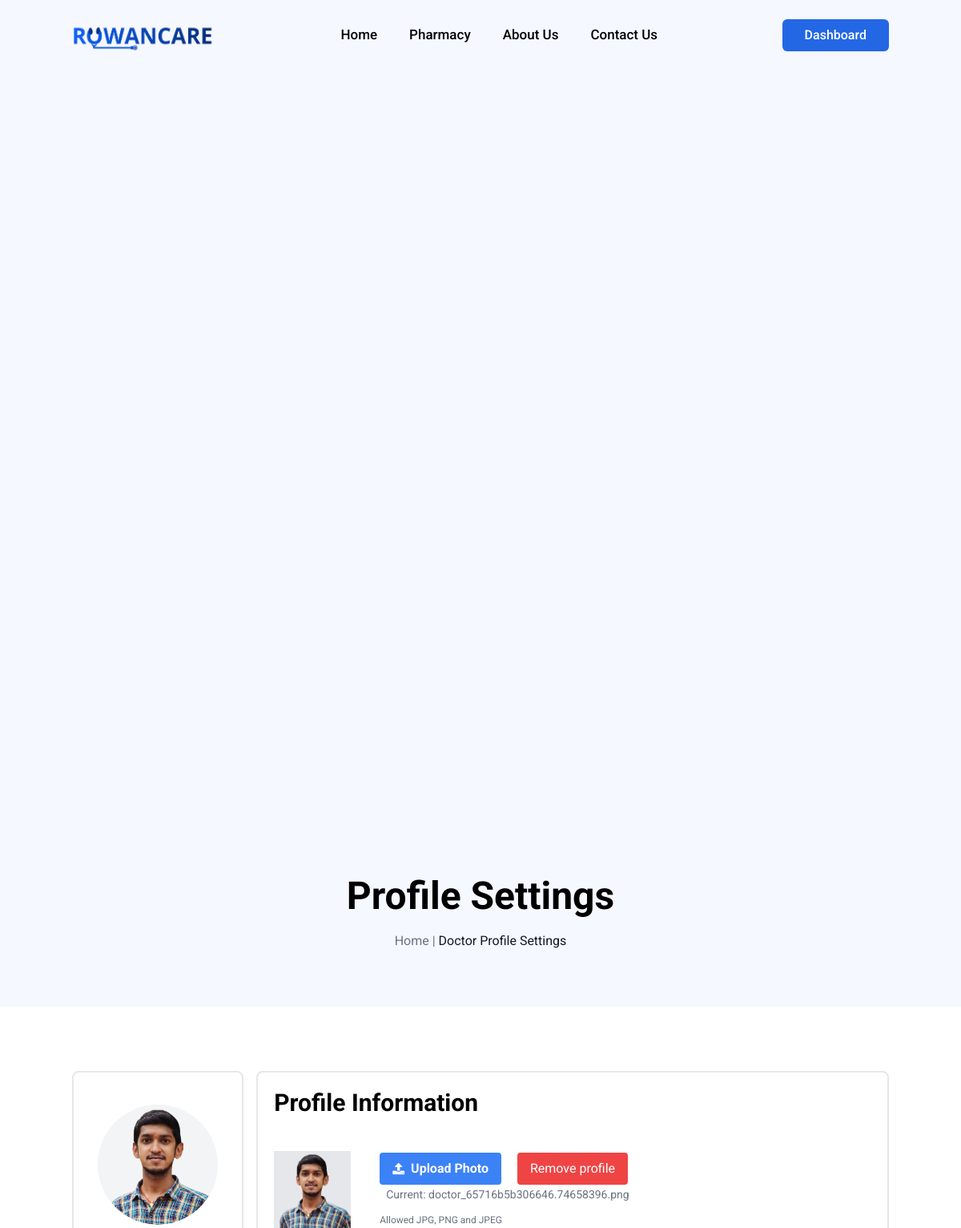
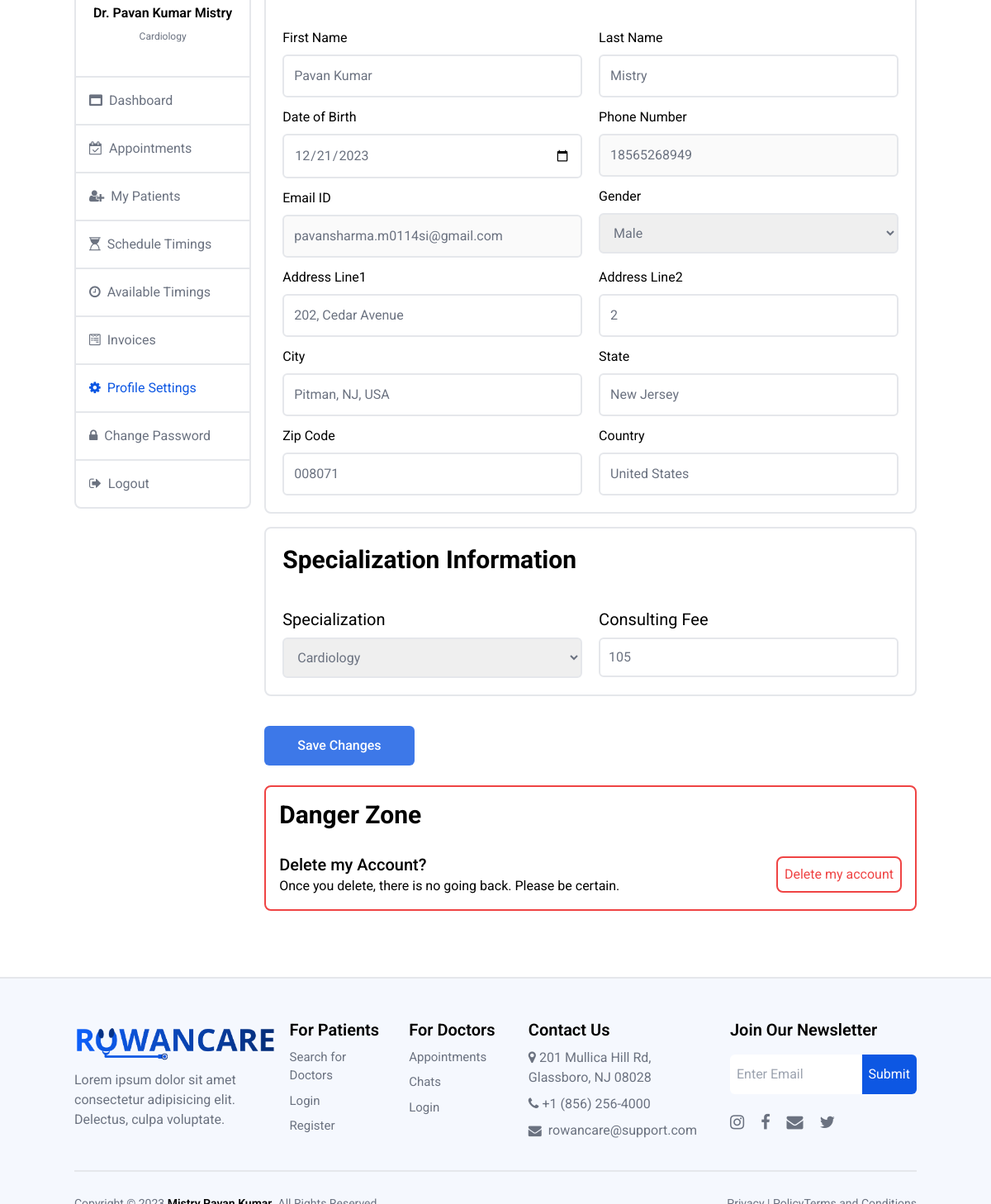
The app's page /doctor-profile-settings.php (signed in) with its own data (2 pictures, top to bottom).
### tables this page shows
CREATE TABLE `doctor_image_path` (
  `imageId` int NOT NULL AUTO_INCREMENT,
  `imagePath` varchar(225) DEFAULT NULL,
  `doctorId` int NOT NULL,
  PRIMARY KEY (`imageId`),
  KEY `doctorId` (`doctorId`),
  CONSTRAINT `doctor_image_path_ibfk_1` FOREIGN KEY (`doctorId`) REFERENCES `doctor` (`doctorId`)
);

CREATE TABLE `doctor` (
  `doctorId` int NOT NULL AUTO_INCREMENT,
  `firstName` varchar(225) NOT NULL,
  `lastName` varchar(225) NOT NULL,
  `email` varchar(225) NOT NULL,
  `phoneNumber` varchar(20) NOT NULL,
  `dateOfBirth` date DEFAULT NULL,
  `gender` varchar(20) DEFAULT NULL,
  PRIMARY KEY (`doctorId`)
);

CREATE TABLE `doctor_specialization` (
  `specializationId` int NOT NULL AUTO_INCREMENT,
  `specialization` varchar(225) DEFAULT NULL,
  `doctorId` int NOT NULL,
  `consultingFee` int NOT NULL,
  PRIMARY KEY (`specializationId`),
  KEY `doctorId` (`doctorId`),
  CONSTRAINT `doctor_specialization_ibfk_1` FOREIGN KEY (`doctorId`) REFERENCES `doctor` (`doctorId`)
);

CREATE TABLE `doctor_address` (
  `addressId` int NOT NULL AUTO_INCREMENT,
  `city` varchar(225) DEFAULT NULL,
  `state` varchar(225) DEFAULT NULL,
  `country` varchar(225) DEFAULT NULL,
  `addressLine1` varchar(225) DEFAULT NULL,
  `addressLine2` varchar(225) DEFAULT NULL,
  `zipcode` varchar(6) DEFAULT NULL,
  `doctorId` int NOT NULL,
  PRIMARY KEY (`addressId`),
  KEY `doctorId` (`doctorId`),
  CONSTRAINT `doctor_address_ibfk_1` FOREIGN KEY (`doctorId`) REFERENCES `doctor` (`doctorId`)
);

### doctor-profile-settings.php (the view, shortened to what the rows shown need)
<?php
include 'db_connection.php';
require "constants/data.php";
require "components/getUserType.php";
require 'components/functions.php';
$result = getUserType();
$allSpecialization = getAllSpecializations($conn);
if (isset($_COOKIE['rowanCaredoctor'])) {
    $userIdentifier = $_COOKIE['rowanCaredoctor'];
    $userData = getUserData($conn, $userIdentifier, $result["userType"]);
    $profileImage = getProfileImage($conn, $userData['doctorId'], userType: "doctor");
    $doctorAddress = getAddress($conn, $userData['doctorId'], 'doctor');
    $doctorSpecialization = getDoctorSpecialization($conn, $userData['doctorId']);
} else {
    header("Location: page-not-found.php");
    exit();
}
?>
<!DOCTYPE html>
<html lang="en">
<head>
    <?php
    require_once "components/header.php"
    ?>
</head>
<body>
    <?php
    require_once "components/banner.php";
    ?>
    <div class="w-[92%] md:w-[85%] mx-auto">
        <div class="grid grid-cols-1 md:grid-cols-9 my-20 gap-4">
            <?php
            require_once "components/dashboard-navigation.php";
            dashboardNavigation($conn, $userData, $doctorDashboardNav, $color, $result['userType'], profileImage: $profileImage['imagePath'] ?? "");
            ?>
            <div class="col-span-9 md:col-span-7">
                <form id="doctorProfileForm" method="POST" action="doctor-profile-settings.php" class="grid gap-4" enctype="multipart/form-data">
                    <div class="border-2 rounded-lg px-5 py-5">
                        <div>
                            <h1 class="text-2xl md:text-3xl font-bold mb-7">Profile Information</h1>
                        </div>
                        <?php
                        require_once 'components/uploadProfile.php';
                        uploadProfile($userData, name: "doctor-file-upload", profileImage: $profileImage['imagePath'] ?? "");
                        ?>
                        <div class="grid grid-cols-1 md:grid-cols-2 gap-5">
                            <div class="col-span-1 space-y-3">
                                <?php
                                textInputField(data: $userData, label: "First Name", textType: "text", value: "firstName",);
                                ?>
                            </div>
                            <div class="col-span-1 space-y-3">
                                <div class="flex flex-col gap-2">
                                    <label for="phoneNumber">Phone Number</label>
                                    <input class="outline-none p-3 text-gray-500     rounded-md border-2" type="tel" pattern="[0-9]{10}" title="Enter a 10-digit phone number" name="phoneNumber" placeholder="Enter your phone number" value="<?php echo $userData['phoneNumber']; ?>" disabled>
                                </div>
                                <div class="flex flex-col gap-2">
                                    <label for="htmlFor">Gender</label>
                                    <select class="outline-none p-3 rounded-md border-2 text-gray-500" name="gender" id="gender">
                                        <option value="Male" <?php echo $userData['gender'] == "Male" ? "selected" : "" ?>>
                                            Male
                                        </option>
                                    </select>
                                </div>
                            </div>
                        </div>
                        <div class="mt-3 mb-3 grid grid-cols-1 md:grid-cols-2 gap-5">
                        </div>
                        <div class="grid grid-cols-1 md:grid-cols-2 gap-5">
                            <div class="col-span-1 space-y-3">
                                <div class="flex flex-col gap-2">
                                    <label for="zipCode">Zip Code</label>
                                    <input class="outline-none text-gray-500 p-3 rounded-md border-2" type="text" name="zipcode" id="zipCode" pattern="\d{6}" title="Please enter a 6-digit zip code" placeholder="Enter your area zip code" maxlength="6" minlength="6" value="<?php echo $doctorAddress['zipcode'] ?? "" ?>">
                                </div>
                            </div>
                            <div class="col-span-1 space-y-3">
                            </div>
                        </div>
                    </div>
                    <div class="grid grid-cols-1 md:grid-cols-2 gap-5 border-2 rounded-lg px-5 py-5 w-full">
                        <div class="col-span-2 mb-5">
                            <h1 class="text-2xl md:text-3xl font-bold">Specialization Information</h1>
                        </div>
                        <div class="col-span-2 md:col-span-1">
                            <div class="flex flex-col gap-2">
                                <label for="specialization" class="text-xl">Specialization</label>
                                <select class="outline-none p-3 rounded-md border-2 text-gray-500" name="specialization" id="specialization">
                                    <?php foreach ($allSpecialization as $spec) : ?>
                                        <option value="<?php echo htmlspecialchars($spec['name']); ?>" <?php
                                                                                                        if (isset($doctorSpecialization['specialization'])) {
                                                                                                            if ($doctorSpecialization['specialization'] == $spec['name']) {
                                                                                                                echo "selected";
                                                                                                            }
                                                                                                        }
                                                                                                        ?>>
                                            <?php echo htmlspecialchars($spec['name']); ?>
                                        </option>
                                    <?php endforeach; ?>
                                </select>
                            </div>
                        </div>
                        <div class="col-span-2 md:col-span-1">
                            <div class="flex flex-col gap-2">
                                <div class="flex justify-between gap-4">
                                    <input value="<?php echo $doctorSpecialization['consultingFee'] ?? "" ?>" class="outline-none text-gray-500 p-2.5 rounded-md border-2 w-full" min="100" max="250" type="number" name="consultingFee" id="consultingFee" placeholder="Enter your consulting fee between $100-250" required>
                                </div>
                            </div>
                        </div>
                    </div>
                </form>
                <div class="border-2 border-red-500 py-4 mt-6 rounded-lg px-4">
                    <h1 class="text-2xl md:text-3xl font-bold mb-7">Danger Zone</h1>
                    <div class="flex items-center justify-between">
                        <div>
                            <h2 class="text-xl font-medium">Delete my Account?</h2>
                        </div>
                    </div>
                </div>
            </div>
        </div>
    </div>
    <?php
    require_once "components/footer.php";
    footer();
    ?>
</body>
</html>

### components/dashboard-navigation.php (shortened to what the rows shown need)
<?php
function dashboardNavigation($conn, $userData, $patientDashboardNav, $color, $userType, $profileImage)
{
    $address = getAddress($conn, $userData[$userType . "Id"], $userType);
    if ($userType == "doctor") {
        $sp = getDoctorSpecialization($conn, $userData['doctorId']);
    }
?>
    <div class="h-fit col-span-9 md:col-span-2 bg-white border-2 rounded-lg">
        <div class="flex w-full items-center justify-center py-10 flex-col space-y-2">
            <div class="bg-gray-100 w-[150px] h-[150px] overflow-hidden rounded-full flex items-center justify-center">
                <?php if (!empty($profileImage ?? "")) : ?>
                    <div class="w-[150px] h-[150px] rounded-full overflow-hidden flex items-center">
                        <img class="w-full h-full object-cover rounded-full" src="<?php echo $profileImage; ?>" alt="Profile Image">
                    </div>
                <?php endif; ?>
            </div>
            <?php
            if ($userType === 'patient') {
            ?>
                <h2 class="font-semibold">
                    <?php echo $userData['firstName'] . " " . $userData['lastName'] ?>
                </h2>
            <?php } else if ($userType === 'doctor') { ?>
                <h2 class="font-semibold">
                    <?php echo "Dr. " . $userData['firstName'] . " " . $userData['lastName'] ?>
                </h2>
            <?php } ?>
            <?php if ($userType === "patient"  && !empty($userData['dateOfBirth'] ?? "" && !empty($address['state']))) {
                $res = explode("-", $userData['dateOfBirth']);
                $dob = date('d M Y', strtotime(implode("-", array_reverse($res))));
                $dateOfBirth = new DateTime($userData['dateOfBirth']);
                $today = new DateTime('today');
                $age = $dateOfBirth->diff($today)->y;
            ?>
                <div class="flex flex-col items-center justify-center gap-2">
                    <div class="flex items-center gap-2">
                        <i class="fa fa-birthday-cake text-gray-500 text-xs" aria-hidden="true"></i>
                        <p class="text-gray-500 text-xs font-medium"><?php echo $dob . ", " . $age . " years" ?></p>
                    </div>
                    <div class="flex items-center gap-2">
                        <i class="fa fa-map-marker text-gray-500 text-xs" aria-hidden="true"></i>
                        <p class="text-gray-500 text-xs font-medium"><?php echo $address['state'] ?></p>
                    </div>
                </div>
            <?php } elseif ($userType === "doctor" && !empty($sp['specialization'])) {
            ?>
                <p class="text-xs text-gray-500"><?php echo $sp['specialization'] ?></p>
            <?php } else { ?>
                <p class="bg-red-200 text-xs text-red-500 w-[80%] py-1 rounded-lg text-center">Please update your profile.</p>
            <?php } ?>
        </div>
    </div>
<?php
}
?>

### components/uploadProfile.php (shortened to what the rows shown need)
<?php function uploadProfile($userData, $name, $profileImage)
{ ?>
    <div class="flex items-center gap-5 mb-5">
        <div class="w-24 h-24 bg-gray-200 overflow-hidden">
            <?php if (!empty($profileImage)) : ?>
                <img class="w-full object-cover" src="<?php echo $profileImage; ?>" alt="Profile Image">
            <?php endif; ?>
        </div>
        <div>
            <div class="p-4">
                <div class="flex flex-col md:flex-row md:items-center gap-5">
                    <div>
                    </div>
                    <?php if (!empty(basename($profileImage ?? ""))) : ?>
                        <div>
                        </div>
                    <?php endif; ?>
                </div>
                <?php if (!empty($profileImage)) : ?>
                    <span id="file-name" class="ml-2 text-sm text-gray-500 mt-2">Current:
                        <?php echo basename($profileImage); ?>
                    </span>
                <?php else : ?>
                    <span id="file-name" class="ml-2 text-sm text-gray-500 mt-2"></span>
                <?php endif; ?>
                <p class="text-xs text-gray-500 mt-3">Allowed JPG, PNG and JPEG</p>
            </div>
        </div>
    </div>
<?php } ?>

### components/functions.php (shortened to what the rows shown need)
<?php
function listOfFooterLinks($title, $links = [], $mainDivStyle, $titleStyle, $style)
{
    echo '<div class = "' . $mainDivStyle . '">';
    echo '<h2 class = "' . $titleStyle . '">' . $title . '</h2>';
    echo '</div>';
}
function textInputField($data, $label, $textType, $value, $disabled = null)
{
    $inputValue = is_array($data) && isset($data[$value]) ? $data[$value] : '';
    echo '
    <div class="flex flex-col gap-2">
        <label for="htmlFor">' . htmlspecialchars($label) . '</label>
        <input class="outline-none p-3 text-gray-500 rounded-md border-2" type="' . htmlspecialchars($textType) . '"
            name="' . htmlspecialchars($value) . '" placeholder="Enter Your ' . htmlspecialchars($label) . '" value="' . htmlspecialchars($inputValue) .
        '" ' . $disabled . ' required >
    </div>
    ';
}
?>

### records on screen
doctor_image_path: imagePath (picture), imagePath "doctor_65716b5b306646.74658396.png"
doctor: firstName "Pavan Kumar", lastName "Mistry", dateOfBirth "12/21/2023", email "pavansharma.m0114si@gmail.com", phoneNumber "18565268949", gender "Male"
doctor_specialization: specialization "Cardiology", consultingFee "105"
doctor_address: addressLine1 "202, Cedar Avenue", addressLine2 "2", city "Pitman, NJ, USA", zipcode "008071", state "New Jersey", country "United States"

### other values on screen
$title "Profile Settings"
$path "Doctor Profile Settings"
$label "Dashboard"
$label "Appointments"
$label "My Patients"
$label "Schedule Timings"
$label "Available Timings"
$label "Invoices"
$label "Profile Settings"
$label "Change Password"
$label "Logout"
$label "First Name Date of Birth Email ID Last Name Address Line1 Address Line2 City State Country"
$title "For Patients For Doctors"
$linkText "Search for Doctors"
$linkText "Login"
